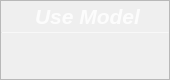
                   <widget class="QFrame" name="Model_QF">
                    <property name="minimumSize">
                     <size>
                      <width>170</width>
                      <height>80</height>
                     </size>
                    </property>
                    <property name="maximumSize">
                     <size>
                      <width>170</width>
                      <height>80</height>
                     </size>
                    </property>
                    <property name="toolTipDuration">
                     <number>0</number>
                    </property>
                    <property name="styleSheet">
                     <string notr="true">QFrame#Model_QF{
color: rgb(255, 255, 255);
border-radius: 15px;
background-color: qradialgradient(cx:0, cy:0, radius:1, fx:0.1, fy:0.1, stop:0 rgb(66, 226, 192),  stop:1 rgb(62, 154, 193));
border: 1px outset rgb(72, 158, 204)
}
</string>
                    </property>
                    <property name="frameShape">
                     <enum>QFrame::StyledPanel</enum>
                    </property>
                    <property name="frameShadow">
                     <enum>QFrame::Raised</enum>
                    </property>
                    <layout class="QVBoxLayout" name="verticalLayout_13" stretch="0,2,1">
                     <property name="spacing">
                      <number>0</number>
                     </property>
                     <property name="leftMargin">
                      <number>0</number>
                     </property>
                     <property name="topMargin">
                      <number>0</number>
                     </property>
                     <property name="rightMargin">
                      <number>0</number>
                     </property>
                     <property name="bottomMargin">
                      <number>0</number>
                     </property>
                     <item>
                      <widget class="QFrame" name="Model_top">
                       <property name="styleSheet">
                        <string notr="true">border:none</string>
                       </property>
                       <property name="frameShape">
                        <enum>QFrame::StyledPanel</enum>
                       </property>
                       <property name="frameShadow">
                        <enum>QFrame::Raised</enum>
                       </property>
                       <layout class="QHBoxLayout" name="horizontalLayout_9">
                        <property name="spacing">
                         <number>0</number>
                        </property>
                        <property name="leftMargin">
                         <number>0</number>
                        </property>
                        <property name="topMargin">
                         <number>3</number>
                        </property>
                        <property name="rightMargin">
                         <number>7</number>
                        </property>
                        <property name="bottomMargin">
                         <number>3</number>
                        </property>
                        <item>
                         <widget class="QLabel" name="label_8">
                          <property name="maximumSize">
                           <size>
                            <width>16777215</width>
                            <height>30</height>
                           </size>
                          </property>
                          <property name="font">
                           <font>
                            <family>Segoe UI</family>
                            <pointsize>16</pointsize>
                            <italic>true</italic>
                            <bold>true</bold>
                           </font>
                          </property>
                          <property name="styleSheet">
                           <string notr="true">color: rgba(255, 255, 255,210);
padding-left:12px;
font: 700 italic 16pt &quot;Segoe UI&quot;;</string>
                          </property>
                          <property name="midLineWidth">
                           <number>-1</number>
                          </property>
                          <property name="text">
                           <string>Use Model</string>
                          </property>
                          <property name="alignment">
                           <set>Qt::AlignCenter</set>
                          </property>
                          <property name="wordWrap">
                           <bool>false</bool>
                          </property>
                          <property name="indent">
                           <number>0</number>
                          </property>
                         </widget>
                        </item>
                       </layout>
                      </widget>
                     </item>
                     <item>
                      <widget class="Line" name="line_5">
                       <property name="maximumSize">
                        <size>
                         <width>16777215</width>
                         <height>1</height>
                        </size>
                       </property>
                       <property name="styleSheet">
                        <string notr="true">background-color: rgba(255, 255, 255, 89);</string>
                       </property>
                       <property name="orientation">
                        <enum>Qt::Horizontal</enum>
                       </property>
                      </widget>
                     </item>
                     <item>
                      <widget class="QFrame" name="Model_bottom">
                       <property name="styleSheet">
                        <string notr="true">border:none</string>
                       </property>
                       <property name="frameShape">
                        <enum>QFrame::StyledPanel</enum>
                       </property>
                       <property name="frameShadow">
                        <enum>QFrame::Raised</enum>
                       </property>
                       <layout class="QVBoxLayout" name="verticalLayout_14">
                        <property name="spacing">
                         <number>0</number>
                        </property>
                        <property name="leftMargin">
                         <number>0</number>
                        </property>
                        <property name="topMargin">
                         <number>6</number>
                        </property>
                        <property name="rightMargin">
                         <number>0</number>
                        </property>
                        <property name="bottomMargin">
                         <number>6</number>
                        </property>
                        <item alignment="Qt::AlignTop">
                         <widget class="QLabel" name="Model_name">
                          <property name="minimumSize">
                           <size>
                            <width>0</width>
                            <height>30</height>
                           </size>
                          </property>
                          <property name="maximumSize">
                           <size>
                            <width>16777215</width>
                            <height>30</height>
                           </size>
                          </property>
                          <property name="font">
                           <font>
                            <family>Microsoft YaHei UI</family>
                            <pointsize>15</pointsize>
                            <italic>false</italic>
                            <bold>false</bold>
                            <underline>false</underline>
                           </font>
                          </property>
                          <property name="styleSheet">
                           <string notr="true">color: rgb(255, 255, 255);
font: 15pt &quot;Microsoft YaHei UI&quot;;
</string>
                          </property>
                          <property name="text">
                           <string/>
                          </property>
                          <property name="alignment">
                           <set>Qt::AlignCenter</set>
                          </property>
                         </widget>
                        </item>
                       </layout>
                      </widget>
                     </item>
                    </layout>
                   </widget>
